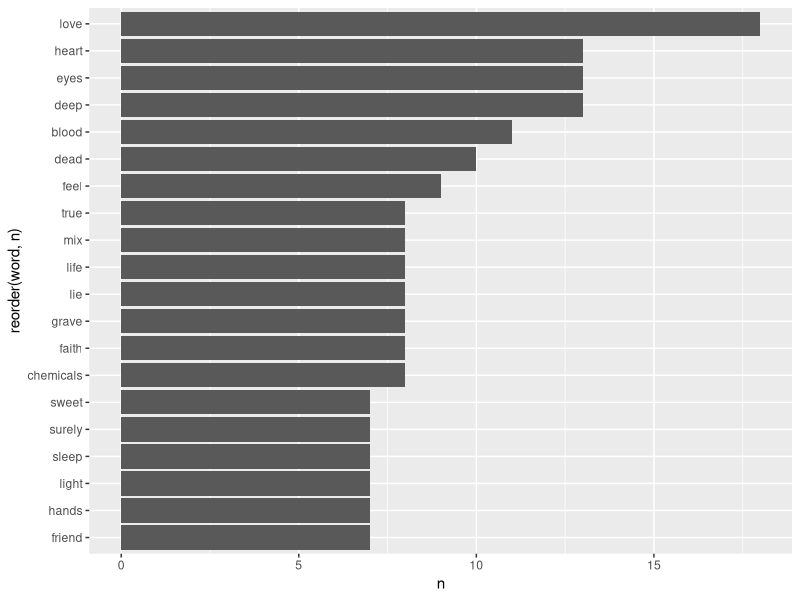

R code for this plot: (Note: this script raises an error after producing the figure.)
# Packages:
library(tidyverse)
library(tidytext)
library(lubridate)
library(stringr)

library(gplots)
library(ggrepel)
library(scales)
library(gridExtra)

# load dataset ------------------------------------------------------------

df <- read.csv('thrice.df.csv', header = TRUE, stringsAsFactors = FALSE)

df <- df %>% 
  mutate(album = factor(album, levels = unique(album)),
         length = ms(length),
         lengthS = seconds(length))

glimpse(df)
# both length and lengthS are now Period/S4 variables!
# album is a factor!


# Lyrics analysis ---------------------------------------------------------

# lyrics separated by line, "<br>" tag
# uninterested in looking at line counts so split into lines on each <br> tag 
# and then unnest each word from each "line" of lyrics

wordToken <-  df %>%
  unnest_tokens(line, lyrics, token = stringr::str_split, pattern = ' <br>') %>%   # take out <br> tags
  unnest_tokens(word, line, to_lower = TRUE) 

glimpse(wordToken)
# uncleaned unigrams containing all 'stop words' such as 'I', 'you', 'we', 'very', etc. etc.


countWord <- wordToken %>% count(word, sort=TRUE)
countWord  %>% head(10)
# 'the' is most common....

# Include stop_words ------------------------------------------------------

data("stop_words")
stop_words         # data base of 'stop words' to clean unigrams.

stop_words %>% head(5)

wordToken2 <- wordToken %>% 
  anti_join(stop_words) %>%                 
  arrange(ID)  # or track_num essentially same thing

countWord2 <- wordToken2 %>% count(word, sort=TRUE)

countWord2 %>% head(10)





# Uni-bi-trigrams ---------------------------------------------------------

nGram <- data_frame(text = paste(wordToken$word, collapse = ' '))       # stop-words
nGramCleaned <- data_frame(text=paste(wordToken2$word, collapse = ' ')) # NO stop-words

# top 20 unigrams
countWord2 %>% head(20) %>% 
  ggplot(aes(reorder(word, n), n)) + 
  geom_bar(stat = "identity") +
  coord_flip()

glimpse(countWord2)

# BI

biGrams <-  nGram %>% 
  unnest_tokens(ngram, text, token = "ngrams", n = 2) 

biGrams <- df %>% 
  mutate(lyrics = iconv(lyrics, to = 'latin1')) %>% 
  unnest_tokens(line, lyrics, token = stringr::str_split, pattern = ' <br>') %>%   # take out <br> tags
  unnest_tokens(ngram, line, token = "ngrams", n = 2)

biGrams <- df %>% 
  mutate(lyrics = iconv(lyrics, to = 'latin1')) %>% 
  unnest_tokens(line, lyrics, token = stringr::str_split, pattern = ' <br>') %>%   # take out <br> tags
  unnest_tokens(ngram, line, token = "ngrams", n = 2)


separate(c("word1", "word2", sep = " "))

biGrams <- df %>% 
  unnest_tokens(line, lyrics, token = stringr::str_split, pattern = ' <br>') %>%
  unnest_tokens(ngram, line, token = "regex", pattern = "[^[:ascii:]]")

df %>% 
  str_replace_all(pattern = "'", replacement = "\'") 



  unnest_tokens(line, lyrics, token = stringr::str_split, pattern = ' <br>') %>%
  unnest_tokens(ngram, line, token = "ngram", n = 2)

biGramsCleaned <-  nGramCleaned %>% 
  unnest_tokens(ngram, text, token = "ngrams", n = 2) %>%
  count(ngram, sort = TRUE)

glimpse(biGrams)

bi_count <- biGrams %>% count(ngram, sort = TRUE)

bi_count %>% head(20) %>% 
  ggplot(aes(reorder(ngram, n), n)) + 
  geom_bar(stat = "identity") +
  coord_flip()

biGramsSep <- biGrams %>% 
  separate(ngram, c("word1", "word2", sep = " "))

biGramsSep <- biGramsCleaned %>% 
  separate(ngram, c("word1", "word2", sep = " "))


biGramsSep <- biGrams %>% 
  separate(ngram, c("word1", "word2", sep = " "), extra = "drop")  # doesnt properly parse ' s...

# SALAHACKBAR
biGramsSep <- biGrams %>% 
  separate(ngram, c("word1", "word2"), sep = "[^-'a-zA-Z]")

biGramsSep_attempt2 <- biGrams %>% 
  separate(ngram, c("word1", "word2"), sep = "[^-'\\w]")   # SOLVED IT NOW MOTHERCUKER HAHAHAAHAHAHAHAA

"'(.*)\\s+([^ ]+)$'"

"[^-'a-zA-Z]"   # <<<<<<<<<<<<< FOR APOSTROPHES!!!!!!!!!!!!!!!!!!!!!!!!!!!!!!!!!!!

biGramsSep <- biGrams %>% 
  mutate(iconv(x = ngram, to = 'latin1')) %>% 
  separate(ngram, c("word1", "word2", sep = " "))


biGrams$ngram %>% str_extract("[[:alpha:]]*\\'.*")







# TRI

triGrams <-  nGram %>% 
  unnest_tokens(ngram, text, token = "ngrams", n = 3) 

triGrams <- df %>% 
  unnest_tokens(line, lyrics, token = stringr::str_split, pattern = ' <br>') %>%   # take out <br> tags
  unnest_tokens(ngram, line, token = "ngrams", n = 3)

tri_count <- triGrams %>% count(ngram, sort = TRUE)

tri_count %>% head(20) %>% 
  ggplot(aes(reorder(ngram, n), n)) +
  geom_bar(stat = "identity") +
  coord_flip()

triGrams %>% 
  separate(ngram, c("word1", "word2", "word3"), sep = " ") %>% 
  count(word1, word2, word3, sort = T)

# take out stop_words in each ngram...
triGrams %>% 
  separate(ngram, c("word1", "word2", "word3"), sep = " ") %>% 
  filter(!word1 %in% stop_words$word,
         !word2 %in% stop_words$word,
         !word3 %in% stop_words$word) %>% 
  count(word1, word2, word3, sort = T)

?top_n




# AFINN 
AFINN <- get_sentiments("afinn")

love_words <- biGramsSep %>% 
  filter(word1 == "love") %>% 
  inner_join(AFINN, by = c(word2 = "word")) %>%
  count(word2, score, sort = TRUE) %>%
  ungroup()

love_words %>% 
  mutate(contribution = nn * score) %>% 
  arrange(desc(abs(contribution))) %>% 
  head(20) %>% 
  mutate(word2 = reorder(word2, contribution)) %>% 
  ggplot(aes(word2, nn * score, fill = nn *score > 0)) + 
  geom_col(show.legend = F) +
  coord_flip()

# love betrays, love ... die, love ... evil, love ... chance, love .../ true, love ... loyalty

negation_words <- c("not", "no", "never", "without")

negated_words <- biGramsSep %>%
  filter(word1 %in% negation_words) %>%
  inner_join(AFINN, by = c(word2 = "word")) %>%
  count(word1, word2, score, sort = TRUE) %>%
  ungroup()

medianWord <- median(df$numWord)

uniqueWords <- wordToken2 %>% 
  select(word) %>% 
  filter(!str_detect(word, '[0-9]')) %>% 
  group_by(word) %>% 
  filter(row_number(word) == 1) %>% 
  arrange(word)

numUniqueWords <- nrow(uniqueWords)
numUniqueWords
# 2091 unique words


# TABLE:

tab <- cbind(countWord, empty, countWord2)

knitr::kable(tab[1:20,], format='markdown', row.names = F,
             col.names = c('All uniGrams', 'Freq', ' ', '|', ' ', 'Cleaned uniGrams', 'Freq'))
